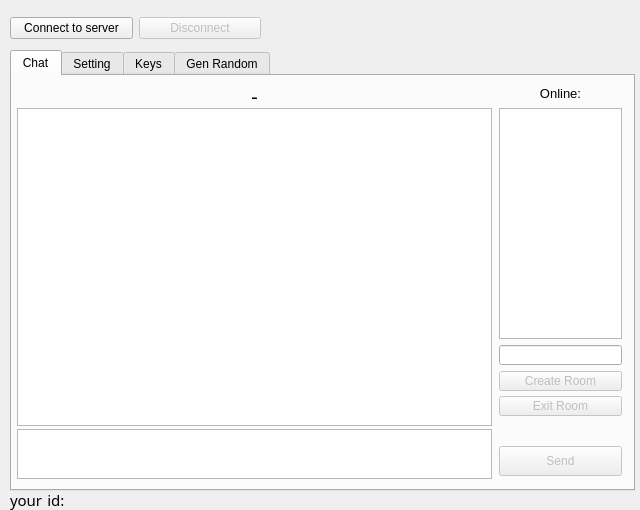
<?xml version="1.0" encoding="UTF-8"?>
<ui version="4.0">
 <class>formrsachat</class>
 <widget class="QWidget" name="formrsachat">
  <property name="geometry">
   <rect>
    <x>0</x>
    <y>0</y>
    <width>640</width>
    <height>510</height>
   </rect>
  </property>
  <property name="minimumSize">
   <size>
    <width>640</width>
    <height>510</height>
   </size>
  </property>
  <property name="windowTitle">
   <string>rsachat</string>
  </property>
  <property name="layoutDirection">
   <enum>Qt::LeftToRight</enum>
  </property>
  <widget class="QTabWidget" name="tabWidget">
   <property name="enabled">
    <bool>true</bool>
   </property>
   <property name="geometry">
    <rect>
     <x>10</x>
     <y>50</y>
     <width>625</width>
     <height>441</height>
    </rect>
   </property>
   <property name="currentIndex">
    <number>0</number>
   </property>
   <widget class="QWidget" name="tab">
    <property name="enabled">
     <bool>true</bool>
    </property>
    <attribute name="title">
     <string>Chat</string>
    </attribute>
    <widget class="QPlainTextEdit" name="lineEditSendMsg">
     <property name="geometry">
      <rect>
       <x>5</x>
       <y>353</y>
       <width>475</width>
       <height>50</height>
      </rect>
     </property>
     <property name="maximumSize">
      <size>
       <width>16777215</width>
       <height>50</height>
      </size>
     </property>
     <property name="verticalScrollBarPolicy">
      <enum>Qt::ScrollBarAlwaysOff</enum>
     </property>
     <property name="horizontalScrollBarPolicy">
      <enum>Qt::ScrollBarAlwaysOff</enum>
     </property>
    </widget>
    <widget class="QPushButton" name="pushButtonCreateRoom">
     <property name="enabled">
      <bool>false</bool>
     </property>
     <property name="geometry">
      <rect>
       <x>487</x>
       <y>295</y>
       <width>123</width>
       <height>20</height>
      </rect>
     </property>
     <property name="minimumSize">
      <size>
       <width>123</width>
       <height>0</height>
      </size>
     </property>
     <property name="maximumSize">
      <size>
       <width>123</width>
       <height>20</height>
      </size>
     </property>
     <property name="text">
      <string>Create Room</string>
     </property>
    </widget>
    <widget class="QLineEdit" name="lineEditNameNewRoom">
     <property name="enabled">
      <bool>true</bool>
     </property>
     <property name="geometry">
      <rect>
       <x>487</x>
       <y>269</y>
       <width>123</width>
       <height>20</height>
      </rect>
     </property>
     <property name="minimumSize">
      <size>
       <width>123</width>
       <height>0</height>
      </size>
     </property>
     <property name="maximumSize">
      <size>
       <width>123</width>
       <height>20</height>
      </size>
     </property>
     <property name="font">
      <font>
       <pointsize>8</pointsize>
      </font>
     </property>
     <property name="maxLength">
      <number>30</number>
     </property>
    </widget>
    <widget class="QLabel" name="labelOnline">
     <property name="geometry">
      <rect>
       <x>487</x>
       <y>7</y>
       <width>123</width>
       <height>20</height>
      </rect>
     </property>
     <property name="font">
      <font>
       <pointsize>10</pointsize>
      </font>
     </property>
     <property name="layoutDirection">
      <enum>Qt::LeftToRight</enum>
     </property>
     <property name="autoFillBackground">
      <bool>false</bool>
     </property>
     <property name="frameShape">
      <enum>QFrame::NoFrame</enum>
     </property>
     <property name="text">
      <string>Online:</string>
     </property>
     <property name="alignment">
      <set>Qt::AlignCenter</set>
     </property>
    </widget>
    <widget class="QLabel" name="labelNameRoom">
     <property name="geometry">
      <rect>
       <x>5</x>
       <y>7</y>
       <width>475</width>
       <height>20</height>
      </rect>
     </property>
     <property name="font">
      <font>
       <family>Serif</family>
       <pointsize>14</pointsize>
       <weight>50</weight>
       <bold>false</bold>
      </font>
     </property>
     <property name="contextMenuPolicy">
      <enum>Qt::DefaultContextMenu</enum>
     </property>
     <property name="layoutDirection">
      <enum>Qt::LeftToRight</enum>
     </property>
     <property name="text">
      <string>&lt;html&gt;&lt;head/&gt;&lt;body&gt;&lt;p align=&quot;center&quot;&gt;-&lt;/p&gt;&lt;/body&gt;&lt;/html&gt;</string>
     </property>
     <property name="textFormat">
      <enum>Qt::AutoText</enum>
     </property>
    </widget>
    <widget class="QPushButton" name="pushButtonSendMsg">
     <property name="enabled">
      <bool>false</bool>
     </property>
     <property name="geometry">
      <rect>
       <x>487</x>
       <y>370</y>
       <width>123</width>
       <height>30</height>
      </rect>
     </property>
     <property name="minimumSize">
      <size>
       <width>123</width>
       <height>0</height>
      </size>
     </property>
     <property name="maximumSize">
      <size>
       <width>123</width>
       <height>16777215</height>
      </size>
     </property>
     <property name="text">
      <string>Send</string>
     </property>
    </widget>
    <widget class="QTextEdit" name="textEditGlobal">
     <property name="geometry">
      <rect>
       <x>5</x>
       <y>32</y>
       <width>475</width>
       <height>318</height>
      </rect>
     </property>
     <property name="minimumSize">
      <size>
       <width>460</width>
       <height>0</height>
      </size>
     </property>
     <property name="undoRedoEnabled">
      <bool>true</bool>
     </property>
     <property name="readOnly">
      <bool>true</bool>
     </property>
     <property name="html">
      <string>&lt;!DOCTYPE HTML PUBLIC &quot;-//W3C//DTD HTML 4.0//EN&quot; &quot;http://www.w3.org/TR/REC-html40/strict.dtd&quot;&gt;
&lt;html&gt;&lt;head&gt;&lt;meta name=&quot;qrichtext&quot; content=&quot;1&quot; /&gt;&lt;style type=&quot;text/css&quot;&gt;
p, li { white-space: pre-wrap; }
&lt;/style&gt;&lt;/head&gt;&lt;body style=&quot; font-family:'Noto Sans'; font-size:10pt; font-weight:400; font-style:normal;&quot;&gt;
&lt;p style=&quot;-qt-paragraph-type:empty; margin-top:0px; margin-bottom:0px; margin-left:0px; margin-right:0px; -qt-block-indent:0; text-indent:0px;&quot;&gt;&lt;br /&gt;&lt;/p&gt;&lt;/body&gt;&lt;/html&gt;</string>
     </property>
     <property name="textInteractionFlags">
      <set>Qt::LinksAccessibleByKeyboard|Qt::LinksAccessibleByMouse|Qt::TextBrowserInteraction|Qt::TextSelectableByKeyboard|Qt::TextSelectableByMouse</set>
     </property>
    </widget>
    <widget class="QListWidget" name="listWidgetRooms">
     <property name="geometry">
      <rect>
       <x>487</x>
       <y>32</y>
       <width>123</width>
       <height>231</height>
      </rect>
     </property>
     <property name="minimumSize">
      <size>
       <width>123</width>
       <height>0</height>
      </size>
     </property>
     <property name="maximumSize">
      <size>
       <width>123</width>
       <height>16777215</height>
      </size>
     </property>
     <property name="editTriggers">
      <set>QAbstractItemView::DoubleClicked|QAbstractItemView::EditKeyPressed</set>
     </property>
     <property name="selectionMode">
      <enum>QAbstractItemView::NoSelection</enum>
     </property>
    </widget>
    <widget class="QPushButton" name="pushButtonExitRoom">
     <property name="enabled">
      <bool>false</bool>
     </property>
     <property name="geometry">
      <rect>
       <x>487</x>
       <y>320</y>
       <width>123</width>
       <height>20</height>
      </rect>
     </property>
     <property name="minimumSize">
      <size>
       <width>123</width>
       <height>0</height>
      </size>
     </property>
     <property name="maximumSize">
      <size>
       <width>123</width>
       <height>20</height>
      </size>
     </property>
     <property name="text">
      <string>Exit Room</string>
     </property>
    </widget>
   </widget>
   <widget class="QWidget" name="tab_2">
    <attribute name="title">
     <string>Setting</string>
    </attribute>
    <widget class="QGroupBox" name="groupBoxHostPortNick">
     <property name="enabled">
      <bool>true</bool>
     </property>
     <property name="geometry">
      <rect>
       <x>10</x>
       <y>0</y>
       <width>601</width>
       <height>60</height>
      </rect>
     </property>
     <property name="maximumSize">
      <size>
       <width>16777215</width>
       <height>60</height>
      </size>
     </property>
     <property name="title">
      <string/>
     </property>
     <property name="alignment">
      <set>Qt::AlignCenter</set>
     </property>
     <property name="flat">
      <bool>false</bool>
     </property>
     <property name="checkable">
      <bool>false</bool>
     </property>
     <widget class="QWidget" name="layoutWidget">
      <property name="geometry">
       <rect>
        <x>11</x>
        <y>20</y>
        <width>581</width>
        <height>34</height>
       </rect>
      </property>
      <layout class="QGridLayout" name="gridLayout">
       <item row="0" column="2">
        <widget class="QLabel" name="label_2">
         <property name="lineWidth">
          <number>1</number>
         </property>
         <property name="text">
          <string>Port:</string>
         </property>
        </widget>
       </item>
       <item row="0" column="3">
        <widget class="QLineEdit" name="lineEditPort">
         <property name="maximumSize">
          <size>
           <width>60</width>
           <height>16777215</height>
          </size>
         </property>
         <property name="text">
          <string>8000</string>
         </property>
         <property name="maxLength">
          <number>8</number>
         </property>
        </widget>
       </item>
       <item row="0" column="4">
        <widget class="QLabel" name="label_8">
         <property name="text">
          <string>Nick Name:</string>
         </property>
        </widget>
       </item>
       <item row="0" column="5">
        <widget class="QLineEdit" name="lineEditNickName">
         <property name="maximumSize">
          <size>
           <width>200</width>
           <height>16777215</height>
          </size>
         </property>
         <property name="text">
          <string/>
         </property>
         <property name="maxLength">
          <number>20</number>
         </property>
        </widget>
       </item>
       <item row="0" column="0">
        <widget class="QLabel" name="label">
         <property name="text">
          <string>IP:</string>
         </property>
        </widget>
       </item>
       <item row="0" column="1">
        <widget class="QLineEdit" name="lineEditHost">
         <property name="maximumSize">
          <size>
           <width>100</width>
           <height>16777215</height>
          </size>
         </property>
         <property name="text">
          <string>127.0.0.1</string>
         </property>
         <property name="maxLength">
          <number>15</number>
         </property>
        </widget>
       </item>
      </layout>
     </widget>
    </widget>
    <widget class="QLabel" name="label_4">
     <property name="geometry">
      <rect>
       <x>30</x>
       <y>80</y>
       <width>81</width>
       <height>20</height>
      </rect>
     </property>
     <property name="text">
      <string>Requests:</string>
     </property>
     <property name="alignment">
      <set>Qt::AlignCenter</set>
     </property>
    </widget>
    <widget class="QListWidget" name="listWidgetRequests">
     <property name="geometry">
      <rect>
       <x>11</x>
       <y>105</y>
       <width>119</width>
       <height>295</height>
      </rect>
     </property>
     <property name="editTriggers">
      <set>QAbstractItemView::DoubleClicked|QAbstractItemView::EditKeyPressed</set>
     </property>
     <property name="selectionMode">
      <enum>QAbstractItemView::NoSelection</enum>
     </property>
    </widget>
   </widget>
   <widget class="QWidget" name="tab_3">
    <attribute name="title">
     <string>Keys</string>
    </attribute>
    <widget class="QTabWidget" name="tabWidgetKeys">
     <property name="geometry">
      <rect>
       <x>10</x>
       <y>10</y>
       <width>600</width>
       <height>391</height>
      </rect>
     </property>
     <property name="tabPosition">
      <enum>QTabWidget::West</enum>
     </property>
     <property name="tabShape">
      <enum>QTabWidget::Triangular</enum>
     </property>
     <property name="currentIndex">
      <number>0</number>
     </property>
     <widget class="QWidget" name="tab_5">
      <attribute name="title">
       <string>My keys</string>
      </attribute>
      <widget class="QWidget" name="layoutWidget">
       <property name="geometry">
        <rect>
         <x>10</x>
         <y>50</y>
         <width>551</width>
         <height>331</height>
        </rect>
       </property>
       <layout class="QGridLayout" name="gridLayout_6">
        <item row="2" column="0">
         <widget class="QLabel" name="label_10">
          <property name="maximumSize">
           <size>
            <width>16777215</width>
            <height>15</height>
           </size>
          </property>
          <property name="text">
           <string>My Privat Key</string>
          </property>
         </widget>
        </item>
        <item row="0" column="0">
         <widget class="QLabel" name="label_9">
          <property name="maximumSize">
           <size>
            <width>16777215</width>
            <height>15</height>
           </size>
          </property>
          <property name="text">
           <string>My Public Key</string>
          </property>
         </widget>
        </item>
        <item row="3" column="0">
         <widget class="QTextEdit" name="textEditMyPrivatKeyRSA">
          <property name="maximumSize">
           <size>
            <width>16777215</width>
            <height>130</height>
           </size>
          </property>
          <property name="horizontalScrollBarPolicy">
           <enum>Qt::ScrollBarAlwaysOff</enum>
          </property>
         </widget>
        </item>
        <item row="1" column="0">
         <widget class="QTextEdit" name="textEditMyPublicKeyRSA">
          <property name="maximumSize">
           <size>
            <width>16777215</width>
            <height>130</height>
           </size>
          </property>
          <property name="horizontalScrollBarPolicy">
           <enum>Qt::ScrollBarAlwaysOff</enum>
          </property>
         </widget>
        </item>
       </layout>
      </widget>
      <widget class="QGroupBox" name="groupBoxGenKeysRSA">
       <property name="enabled">
        <bool>true</bool>
       </property>
       <property name="geometry">
        <rect>
         <x>10</x>
         <y>-10</y>
         <width>550</width>
         <height>60</height>
        </rect>
       </property>
       <property name="maximumSize">
        <size>
         <width>16777215</width>
         <height>60</height>
        </size>
       </property>
       <property name="title">
        <string/>
       </property>
       <property name="flat">
        <bool>false</bool>
       </property>
       <widget class="QWidget" name="layoutWidget">
        <property name="geometry">
         <rect>
          <x>0</x>
          <y>20</y>
          <width>521</width>
          <height>36</height>
         </rect>
        </property>
        <layout class="QGridLayout" name="gridLayoutGenKeysRSA">
         <item row="0" column="2">
          <widget class="QComboBox" name="comboBoxBitRSA">
           <property name="maximumSize">
            <size>
             <width>70</width>
             <height>16777215</height>
            </size>
           </property>
           <property name="editable">
            <bool>false</bool>
           </property>
           <property name="currentIndex">
            <number>1</number>
           </property>
           <property name="maxVisibleItems">
            <number>10</number>
           </property>
           <property name="maxCount">
            <number>10</number>
           </property>
           <property name="minimumContentsLength">
            <number>0</number>
           </property>
           <property name="duplicatesEnabled">
            <bool>false</bool>
           </property>
           <item>
            <property name="text">
             <string>4096</string>
            </property>
           </item>
           <item>
            <property name="text">
             <string>2048</string>
            </property>
           </item>
          </widget>
         </item>
         <item row="0" column="0">
          <widget class="QPushButton" name="pushButtonGenNewKeysRSA">
           <property name="maximumSize">
            <size>
             <width>200</width>
             <height>16777215</height>
            </size>
           </property>
           <property name="text">
            <string>Gen new keys</string>
           </property>
          </widget>
         </item>
         <item row="0" column="3">
          <widget class="QLabel" name="labelBitRSA">
           <property name="maximumSize">
            <size>
             <width>40</width>
             <height>15</height>
            </size>
           </property>
           <property name="text">
            <string>Bit</string>
           </property>
          </widget>
         </item>
         <item row="0" column="1">
          <widget class="QLabel" name="label_14">
           <property name="maximumSize">
            <size>
             <width>140</width>
             <height>16777215</height>
            </size>
           </property>
           <property name="text">
            <string>Cryptographic stength</string>
           </property>
          </widget>
         </item>
        </layout>
       </widget>
      </widget>
     </widget>
     <widget class="QWidget" name="tab_8">
      <attribute name="title">
       <string>Key Room</string>
      </attribute>
      <widget class="QTextEdit" name="textEditKeyRoomAES">
       <property name="geometry">
        <rect>
         <x>10</x>
         <y>40</y>
         <width>550</width>
         <height>41</height>
        </rect>
       </property>
       <property name="maximumSize">
        <size>
         <width>16777215</width>
         <height>70</height>
        </size>
       </property>
       <property name="horizontalScrollBarPolicy">
        <enum>Qt::ScrollBarAlwaysOff</enum>
       </property>
      </widget>
      <widget class="QLabel" name="label_18">
       <property name="geometry">
        <rect>
         <x>10</x>
         <y>20</y>
         <width>549</width>
         <height>15</height>
        </rect>
       </property>
       <property name="maximumSize">
        <size>
         <width>16777215</width>
         <height>15</height>
        </size>
       </property>
       <property name="text">
        <string>Key Room ( AES-256 )</string>
       </property>
      </widget>
      <widget class="QPushButton" name="pushButtonGenAES">
       <property name="geometry">
        <rect>
         <x>390</x>
         <y>90</y>
         <width>161</width>
         <height>25</height>
        </rect>
       </property>
       <property name="text">
        <string>Gen new AES-256 keys</string>
       </property>
      </widget>
     </widget>
     <widget class="QWidget" name="tab_6">
      <attribute name="title">
       <string>Server Keys</string>
      </attribute>
      <widget class="QTextEdit" name="textEditPublicKeyServer">
       <property name="geometry">
        <rect>
         <x>10</x>
         <y>30</y>
         <width>550</width>
         <height>151</height>
        </rect>
       </property>
       <property name="maximumSize">
        <size>
         <width>16777215</width>
         <height>200</height>
        </size>
       </property>
       <property name="horizontalScrollBarPolicy">
        <enum>Qt::ScrollBarAlwaysOff</enum>
       </property>
      </widget>
      <widget class="QLabel" name="label_12">
       <property name="geometry">
        <rect>
         <x>10</x>
         <y>10</y>
         <width>549</width>
         <height>15</height>
        </rect>
       </property>
       <property name="maximumSize">
        <size>
         <width>16777215</width>
         <height>15</height>
        </size>
       </property>
       <property name="text">
        <string>Public Key server's</string>
       </property>
      </widget>
     </widget>
     <widget class="QWidget" name="tab_7">
      <attribute name="title">
       <string>Clients keys</string>
      </attribute>
      <widget class="QTextEdit" name="textEditPublicKeysClients">
       <property name="geometry">
        <rect>
         <x>10</x>
         <y>30</y>
         <width>550</width>
         <height>351</height>
        </rect>
       </property>
       <property name="maximumSize">
        <size>
         <width>16777215</width>
         <height>16777215</height>
        </size>
       </property>
       <property name="horizontalScrollBarPolicy">
        <enum>Qt::ScrollBarAlwaysOff</enum>
       </property>
      </widget>
      <widget class="QLabel" name="label_19">
       <property name="geometry">
        <rect>
         <x>10</x>
         <y>10</y>
         <width>549</width>
         <height>15</height>
        </rect>
       </property>
       <property name="maximumSize">
        <size>
         <width>16777215</width>
         <height>15</height>
        </size>
       </property>
       <property name="text">
        <string>Public Keys Clients</string>
       </property>
      </widget>
     </widget>
    </widget>
   </widget>
   <widget class="QWidget" name="tab_4">
    <attribute name="title">
     <string>Gen Random</string>
    </attribute>
    <widget class="QTextEdit" name="textEditRandomNumber">
     <property name="geometry">
      <rect>
       <x>10</x>
       <y>320</y>
       <width>600</width>
       <height>81</height>
      </rect>
     </property>
     <property name="minimumSize">
      <size>
       <width>0</width>
       <height>81</height>
      </size>
     </property>
     <property name="maximumSize">
      <size>
       <width>16777215</width>
       <height>81</height>
      </size>
     </property>
    </widget>
    <widget class="QFrame" name="frame">
     <property name="geometry">
      <rect>
       <x>10</x>
       <y>50</y>
       <width>600</width>
       <height>261</height>
      </rect>
     </property>
     <property name="frameShape">
      <enum>QFrame::StyledPanel</enum>
     </property>
     <property name="frameShadow">
      <enum>QFrame::Raised</enum>
     </property>
     <widget class="QWidget" name="widget" native="true">
      <property name="enabled">
       <bool>true</bool>
      </property>
      <property name="geometry">
       <rect>
        <x>10</x>
        <y>10</y>
        <width>580</width>
        <height>241</height>
       </rect>
      </property>
      <property name="baseSize">
       <size>
        <width>0</width>
        <height>0</height>
       </size>
      </property>
      <property name="cursor">
       <cursorShape>PointingHandCursor</cursorShape>
      </property>
      <property name="mouseTracking">
       <bool>false</bool>
      </property>
      <property name="contextMenuPolicy">
       <enum>Qt::NoContextMenu</enum>
      </property>
      <property name="autoFillBackground">
       <bool>false</bool>
      </property>
      <widget class="QLabel" name="labelPlaceForArt">
       <property name="enabled">
        <bool>false</bool>
       </property>
       <property name="geometry">
        <rect>
         <x>0</x>
         <y>0</y>
         <width>580</width>
         <height>241</height>
        </rect>
       </property>
       <property name="font">
        <font>
         <pointsize>28</pointsize>
         <weight>75</weight>
         <bold>true</bold>
        </font>
       </property>
       <property name="cursor">
        <cursorShape>ArrowCursor</cursorShape>
       </property>
       <property name="mouseTracking">
        <bool>false</bool>
       </property>
       <property name="contextMenuPolicy">
        <enum>Qt::NoContextMenu</enum>
       </property>
       <property name="layoutDirection">
        <enum>Qt::LeftToRight</enum>
       </property>
       <property name="autoFillBackground">
        <bool>false</bool>
       </property>
       <property name="text">
        <string>place for art</string>
       </property>
       <property name="alignment">
        <set>Qt::AlignCenter</set>
       </property>
      </widget>
     </widget>
    </widget>
    <widget class="QWidget" name="layoutWidget">
     <property name="geometry">
      <rect>
       <x>10</x>
       <y>10</y>
       <width>601</width>
       <height>36</height>
      </rect>
     </property>
     <layout class="QHBoxLayout" name="horizontalLayout">
      <item>
       <widget class="QWidget" name="widgetColor" native="true">
        <property name="minimumSize">
         <size>
          <width>230</width>
          <height>30</height>
         </size>
        </property>
        <property name="maximumSize">
         <size>
          <width>230</width>
          <height>30</height>
         </size>
        </property>
        <property name="contextMenuPolicy">
         <enum>Qt::NoContextMenu</enum>
        </property>
        <property name="toolTip">
         <string>&lt;html&gt;&lt;head/&gt;&lt;body&gt;&lt;p&gt;&lt;br/&gt;&lt;/p&gt;&lt;/body&gt;&lt;/html&gt;</string>
        </property>
        <property name="whatsThis">
         <string>&lt;html&gt;&lt;head/&gt;&lt;body&gt;&lt;p&gt;&lt;br/&gt;&lt;/p&gt;&lt;/body&gt;&lt;/html&gt;</string>
        </property>
        <property name="styleSheet">
         <string notr="true">background-color: qlineargradient(spread:pad, x1:0, y1:0, x2:1, y2:0, stop:0 rgba(255, 0, 0, 255), stop:0.166 rgba(255, 255, 0, 255), stop:0.333 rgba(0, 255, 0, 255), stop:0.5 rgba(0, 255, 255, 255), stop:0.666 rgba(0, 0, 255, 255), stop:0.833 rgba(255, 0, 255, 255), stop:1 rgba(255, 0, 0, 255));</string>
        </property>
       </widget>
      </item>
      <item>
       <widget class="QLabel" name="label_20">
        <property name="maximumSize">
         <size>
          <width>16777215</width>
          <height>16777215</height>
         </size>
        </property>
        <property name="text">
         <string>size point:</string>
        </property>
       </widget>
      </item>
      <item>
       <widget class="QSlider" name="horizontalSliderSizePoint">
        <property name="minimum">
         <number>1</number>
        </property>
        <property name="maximum">
         <number>50</number>
        </property>
        <property name="value">
         <number>10</number>
        </property>
        <property name="orientation">
         <enum>Qt::Horizontal</enum>
        </property>
        <property name="invertedAppearance">
         <bool>false</bool>
        </property>
        <property name="invertedControls">
         <bool>false</bool>
        </property>
        <property name="tickPosition">
         <enum>QSlider::NoTicks</enum>
        </property>
        <property name="tickInterval">
         <number>5</number>
        </property>
       </widget>
      </item>
      <item>
       <widget class="QPushButton" name="pushButtonClearPoints">
        <property name="maximumSize">
         <size>
          <width>16777215</width>
          <height>16777215</height>
         </size>
        </property>
        <property name="text">
         <string>Clear All</string>
        </property>
       </widget>
      </item>
     </layout>
    </widget>
   </widget>
  </widget>
  <widget class="QWidget" name="layoutWidget">
   <property name="geometry">
    <rect>
     <x>10</x>
     <y>10</y>
     <width>251</width>
     <height>36</height>
    </rect>
   </property>
   <layout class="QGridLayout" name="gridLayout_4">
    <item row="0" column="0">
     <widget class="QPushButton" name="pushButtonConnect">
      <property name="text">
       <string>Connect to server</string>
      </property>
     </widget>
    </item>
    <item row="0" column="1">
     <widget class="QPushButton" name="pushButtonDisconnect">
      <property name="enabled">
       <bool>false</bool>
      </property>
      <property name="text">
       <string>Disconnect</string>
      </property>
     </widget>
    </item>
   </layout>
  </widget>
  <widget class="QLabel" name="labelYourID">
   <property name="geometry">
    <rect>
     <x>10</x>
     <y>485</y>
     <width>151</width>
     <height>31</height>
    </rect>
   </property>
   <property name="font">
    <font>
     <family>Noto Kufi Arabic</family>
     <pointsize>11</pointsize>
     <weight>50</weight>
     <italic>false</italic>
     <bold>false</bold>
    </font>
   </property>
   <property name="text">
    <string>your id:</string>
   </property>
  </widget>
 </widget>
 <resources/>
 <connections/>
</ui>
